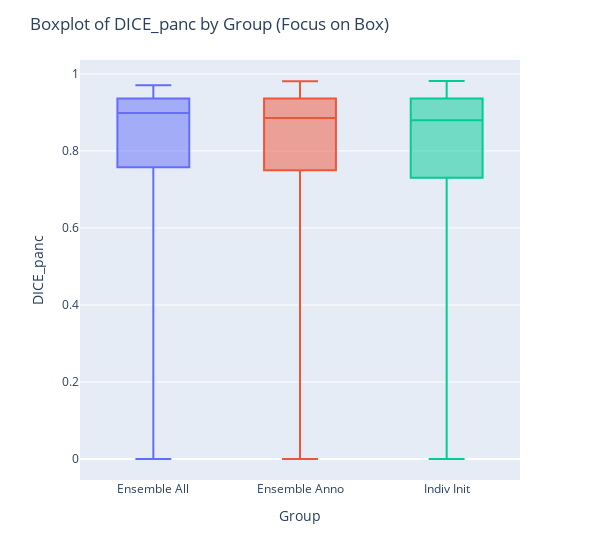

Notebook code for this chart:
### Code cell
import pandas as pd
import plotly.express as px

# Création du DataFrame de travail
df_plot = df.copy()
def assign_group(ct):
    if ct == 'ensemble_all':
        return 'Ensemble All'
    elif ct.startswith('ensemble_anno'):
        return 'Ensemble Anno'
    else:
        return 'Indiv Init'
df_plot["Group"] = df_plot["CT"].apply(assign_group)

# Tri des groupes par moyenne
ordered_groups = (
    df_plot.groupby("Group")["DICE_panc"]
    .mean()
    .sort_values(ascending=False)
    .index.tolist()
)

# Boxplot sans points, trié
fig = px.box(df_plot, 
             x="Group", 
             y="DICE_panc", 
             category_orders={"Group": ordered_groups},
             color="Group", 
             width=600,
             points=False)  # Ne pas afficher les outliers

# Affiner le layout pour se concentrer sur les boîtes
fig.update_layout(
    title="Boxplot of DICE_panc by Group (Focus on Box)",
    xaxis_title="Group",
    yaxis_title="DICE_panc",
    showlegend=False
)

# Optionnel : réduire les marges verticales
fig.update_traces(marker=dict(size=3))

fig.show()

### Figure 1 — Plotly figure (JSON) as saved in the notebook; plotly's stock layout.template omitted (floating-point values rounded to 4 significant figures; data arrays with more than 128 entries replaced by an {"elided": "..."} marker saying what was removed)
{"data": [{"alignmentgroup": "True", "boxpoints": false, "hovertemplate": "Group=%{x}<br>DICE_panc=%{y}<extra></extra>", "legendgroup": "Ensemble All", "marker": {"color": "#636efa", "size": 3}, "name": "Ensemble All", "notched": false, "offsetgroup": "Ensemble All", "orientation": "v", "showlegend": true, "type": "box", "x": ["Ensemble All", "Ensemble All", "Ensemble All", "Ensemble All", "Ensemble All", "Ensemble All", "Ensemble All", "Ensemble All", "Ensemble All", "Ensemble All", "Ensemble All", "Ensemble All", "Ensemble All", "Ensemble All", "Ensemble All", "Ensemble All", "Ensemble All", "Ensemble All", "Ensemble All", "Ensemble All", "Ensemble All", "Ensemble All", "Ensemble All", "Ensemble All", "Ensemble All", "Ensemble All", "Ensemble All", "Ensemble All", "Ensemble All", "Ensemble All", "Ensemble All", "Ensemble All", "Ensemble All", "Ensemble All", "Ensemble All", "Ensemble All", "Ensemble All", "Ensemble All", "Ensemble All", "Ensemble All", "Ensemble All", "Ensemble All", "Ensemble All"], "x0": " ", "xaxis": "x", "y": [0.8964, 0.6466, 0.8985, 0.6812, 0.8081, 0.9074, 0.9655, 0.9089, 0.8655, 0.6239, 0.8983, 0.9698, 0.7915, 0.7687, 0.8031, 0.8713, 0.9072, 0.9342, 0.6975, 0.9066, 0.7539, 0.9564, 0.8319, 0.959, 0.9705, 0.5736, 0.8859, 0.9045, 0.5935, 0.0, 0.9123, 0.9551, 0.9601, 0.929, 0.9529, 0.9469, 0.6864, 0.9371, 0.9212, 0.2519, 0.9602, 0.6719, 0.8618], "y0": " ", "yaxis": "y"}, {"alignmentgroup": "True", "boxpoints": false, "hovertemplate": "Group=%{x}<br>DICE_panc=%{y}<extra></extra>", "legendgroup": "Ensemble Anno", "marker": {"color": "#EF553B", "size": 3}, "name": "Ensemble Anno", "notched": false, "offsetgroup": "Ensemble Anno", "orientation": "v", "showlegend": true, "type": "box", "x": {"elided": "129 str values"}, "x0": " ", "xaxis": "x", "y": {"elided": "129 float values"}, "y0": " ", "yaxis": "y"}, {"alignmentgroup": "True", "boxpoints": false, "hovertemplate": "Group=%{x}<br>DICE_panc=%{y}<extra></extra>", "legendgroup": "Indiv Init", "marker": {"color": "#00cc96", "size": 3}, "name": "Indiv Init", "notched": false, "offsetgroup": "Indiv Init", "orientation": "v", "showlegend": true, "type": "box", "x": {"elided": "396 str values"}, "x0": " ", "xaxis": "x", "y": {"elided": "396 float values"}, "y0": " ", "yaxis": "y"}], "layout": {"boxmode": "overlay", "legend": {"title": {"text": "Group"}, "tracegroupgap": 0}, "margin": {"t": 60}, "showlegend": false, "title": {"text": "Boxplot of DICE_panc by Group (Focus on Box)"}, "width": 600, "xaxis": {"anchor": "y", "categoryarray": ["Ensemble All", "Ensemble Anno", "Indiv Init"], "categoryorder": "array", "domain": [0, 1], "title": {"text": "Group"}}, "yaxis": {"anchor": "x", "domain": [0, 1], "title": {"text": "DICE_panc"}}}}
